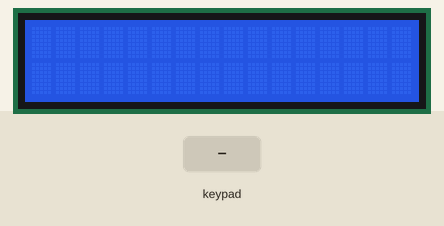
Simulated run of this sketch. Board: ESP32. On the bench: 16×2 character LCD. The test bench sets the inputs (shaded band). WiFi joins after 1.5 s; servers stay silent unless stated; no MQTT or app messages arrive unless stated; what the sketch prints to the serial monitor is not drawn.

Above: at 2.7 s.
2.8 s: keypad keys 1 2 3 4 5 6 * pressed 0.4 s apart
At 6.3 s:
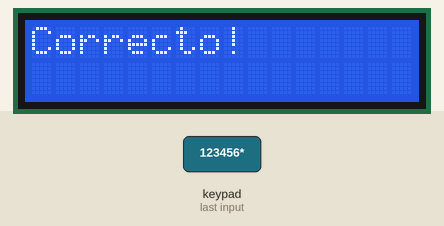
7.1 s: key 'A' pressed
At 8.3 s:
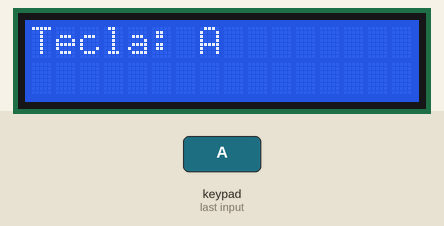
9.2 s: keypad keys 1 2 3 4 5 6 D pressed 0.4 s apart
At 14.0 s:
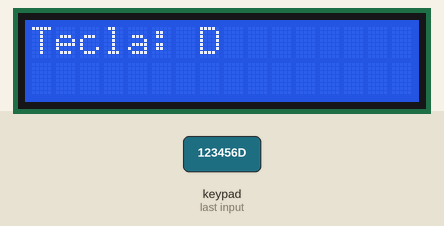
14.3 s: key 'B' pressed
15.8 s: key 'C' pressed
17.3 s: keypad keys 2 7 3 2 3 3 2 5 # pressed 0.4 s apart
At 18.4 s:
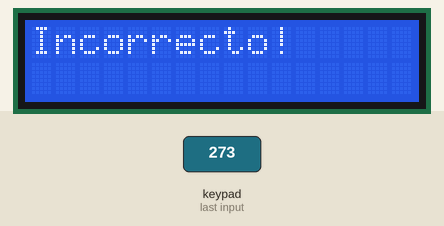
Timing chart, 0 to 20.3 s (numbered marks = the images above; inputs shaded):
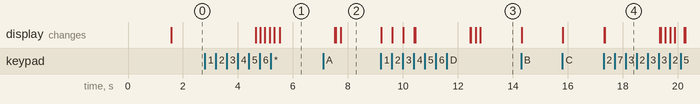

The sketch:

Keypad_MQTT.ino
```cpp
#include <Wire.h>
#include <LiquidCrystal_I2C.h>
#include <Keypad.h>
//#include <ESP8266WiFi.h> // Para el ESP8266
#include <WiFi.h> // Para el ESP32
WiFiClient WIFI_CLIENT;
#include <PubSubClient.h>
PubSubClient MQTT_CLIENT;

// Nombre y contraseña de tu red WiFi.
const char* ssid = "Samsung Ezequiel";
const char* password = "ssrb1167";

// Dirección I2C de la pantalla LCD 1602
const int I2C_ADDR = 0x27;

// Número de columnas y filas del LCD
const int LCD_COLUMNS = 16;
const int LCD_ROWS = 2;

// Definición del teclado
const byte FILAS = 4;
const byte COLUMNAS = 4;
char keys[FILAS][COLUMNAS] = {
    {'1', '2', '3', 'A'},
    {'4', '5', '6', 'B'},
    {'7', '8', '9', 'C'},
    {'*', '0', '#', 'D'}
};
byte pinesFilas[FILAS] = {27, 32, 33, 25};
byte pinesColumnas[COLUMNAS] = {19, 18, 5, 17};
Keypad teclado = Keypad(makeKeymap(keys), pinesFilas, pinesColumnas, FILAS, COLUMNAS);

LiquidCrystal_I2C lcd(I2C_ADDR, LCD_COLUMNS, LCD_ROWS);

char TECLA;
char CLAVE[7];
char CLAVE_MAESTRA[7] = "123456";
byte INDICE = 0;


void setup()
{
  Serial.begin(115200);
  delay(10);
  Serial.println();
  Serial.print("Conectando con ");
  Serial.println(ssid);

  WiFi.begin(ssid, password);

  while (WiFi.status() != WL_CONNECTED) {
  delay(500);
  Serial.print(".");
  }

  Serial.println("");
  Serial.println("WiFi conectado.");
  Serial.println("IP: ");
  Serial.println(WiFi.localIP());

  // Inicializa la pantalla LCD
  lcd.init();
  // Enciende el backlight
  lcd.backlight();

  Serial.begin(9600);
}

void loop()
{
  // Continuamente comprueba si tiene conexión con MQTT,
  // en caso de que no tenga, reconecta.
  if (!MQTT_CLIENT.connected()) {
  reconnect();
  }
  TECLA = teclado.getKey();
  if (TECLA != NO_KEY && TECLA != '#')
  {
    lcd.clear(); // Limpiar la pantalla antes de escribir la nueva tecla
    lcd.setCursor(0, 0);
    lcd.print("Tecla: ");
    lcd.print(TECLA);
    delay(10); // Retardo para evitar rebotes
    CLAVE[INDICE] = TECLA;
    INDICE++;
    Serial.println(TECLA);
  }

  if (TECLA == '#'){
    INDICE = 0;
    lcd.clear();
      lcd.setCursor(0, 0);
      lcd.print("Contraseña cancelada!");
      delay(2000);
      lcd.clear();
  }

  if (INDICE == 6)
  {
    if (!strcmp(CLAVE, CLAVE_MAESTRA))
    {
      lcd.clear();
      lcd.setCursor(0, 0);
      lcd.print("Correcto!");
      delay(2000);
      lcd.clear();
    }
    else
    {
      lcd.clear();
      lcd.setCursor(0, 0);
      lcd.print("Incorrecto!");
      delay(2000);
      lcd.clear();
    }
    MQTT_CLIENT.publish("XJXT06/aleatorio", CLAVE);
    INDICE = 0;
  }
}

// Reconecta con MQTT broker
void reconnect() {
MQTT_CLIENT.setServer("35.175.147.215", 1883); // si uso un servidor local <ver IP correcta>
//MQTT_CLIENT.setServer("broker.hivemq.com", 1883);  // servidor gratuito

MQTT_CLIENT.setClient(WIFI_CLIENT);

// Intentando conectar con el broker.
while (!MQTT_CLIENT.connected()) {
Serial.println("Intentando conectar con MQTT.");
MQTT_CLIENT.connect("XJXT06"); // Escribe cualquier nombre.

// Espera antes de volver a intentarlo.
delay(3000);
}

Serial.println("Conectado a MQTT.");
}
```

Measured:
- after the input at 2.8 s, the display: first changes after 1.8 s (image 1 shows a later state)
- after the input at 7.1 s, the display: first differs from a run without the input after 0.63 s (image 2)
- after the input at 9.2 s, the display: first changes at once (image 3 shows a later state)
- after the input at 17.3 s, the display: first changes at once (image 4 shows a later state)
